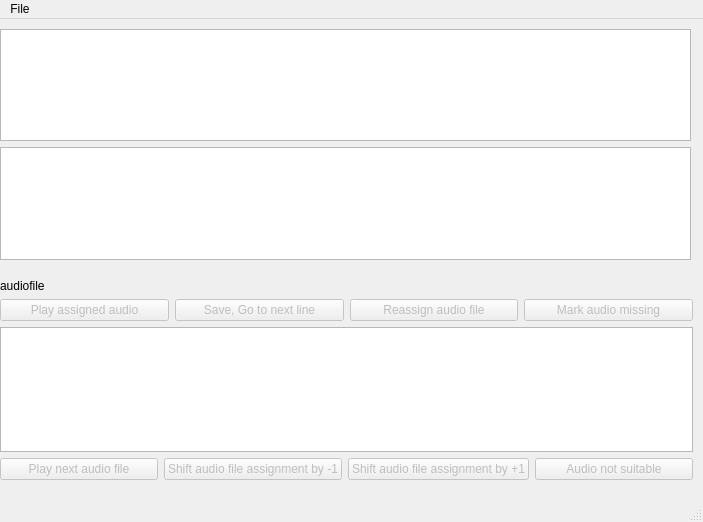
<?xml version="1.0" encoding="UTF-8"?>
<ui version="4.0">
 <class>MainWindow</class>
 <widget class="QMainWindow" name="MainWindow">
  <property name="windowModality">
   <enum>Qt::NonModal</enum>
  </property>
  <property name="geometry">
   <rect>
    <x>0</x>
    <y>0</y>
    <width>703</width>
    <height>522</height>
   </rect>
  </property>
  <property name="windowTitle">
   <string>TacoTranscribe</string>
  </property>
  <widget class="QWidget" name="centralwidget">
   <widget class="QWidget" name="verticalLayoutWidget">
    <property name="geometry">
     <rect>
      <x>0</x>
      <y>10</y>
      <width>691</width>
      <height>231</height>
     </rect>
    </property>
    <layout class="QVBoxLayout" name="verticalLayout_2">
     <item>
      <widget class="QPlainTextEdit" name="jpnTextDisplay">
       <property name="readOnly">
        <bool>true</bool>
       </property>
      </widget>
     </item>
     <item>
      <widget class="QPlainTextEdit" name="engTextDisplay">
       <property name="readOnly">
        <bool>true</bool>
       </property>
      </widget>
     </item>
    </layout>
   </widget>
   <widget class="QWidget" name="verticalLayoutWidget_3">
    <property name="geometry">
     <rect>
      <x>0</x>
      <y>260</y>
      <width>693</width>
      <height>201</height>
     </rect>
    </property>
    <layout class="QVBoxLayout" name="verticalLayout_4">
     <item>
      <widget class="QLabel" name="OggFileName">
       <property name="text">
        <string>audiofile</string>
       </property>
      </widget>
     </item>
     <item>
      <layout class="QHBoxLayout" name="buttonsTop">
       <item>
        <widget class="QPushButton" name="replayBtn">
         <property name="enabled">
          <bool>false</bool>
         </property>
         <property name="text">
          <string>Play assigned audio</string>
         </property>
        </widget>
       </item>
       <item>
        <widget class="QPushButton" name="NextBtn">
         <property name="enabled">
          <bool>false</bool>
         </property>
         <property name="text">
          <string>Save, Go to next line</string>
         </property>
         <property name="flat">
          <bool>false</bool>
         </property>
        </widget>
       </item>
       <item>
        <widget class="QPushButton" name="reassignAudioBtn">
         <property name="enabled">
          <bool>false</bool>
         </property>
         <property name="text">
          <string>Reassign audio file</string>
         </property>
        </widget>
       </item>
       <item>
        <widget class="QPushButton" name="audioMissingBtn">
         <property name="enabled">
          <bool>false</bool>
         </property>
         <property name="text">
          <string>Mark audio missing</string>
         </property>
        </widget>
       </item>
      </layout>
     </item>
     <item>
      <widget class="QPlainTextEdit" name="newEngText"/>
     </item>
     <item>
      <layout class="QHBoxLayout" name="ButtonsBottomTop">
       <item>
        <widget class="QPushButton" name="playNextBtn">
         <property name="enabled">
          <bool>false</bool>
         </property>
         <property name="text">
          <string>Play next audio file</string>
         </property>
        </widget>
       </item>
       <item>
        <widget class="QPushButton" name="shiftNegBut">
         <property name="enabled">
          <bool>false</bool>
         </property>
         <property name="text">
          <string>Shift audio file assignment by -1</string>
         </property>
        </widget>
       </item>
       <item>
        <widget class="QPushButton" name="shiftPosBut">
         <property name="enabled">
          <bool>false</bool>
         </property>
         <property name="text">
          <string>Shift audio file assignment by +1</string>
         </property>
        </widget>
       </item>
       <item>
        <widget class="QPushButton" name="audioUsuitedSkip">
         <property name="enabled">
          <bool>false</bool>
         </property>
         <property name="text">
          <string>Audio not suitable</string>
         </property>
        </widget>
       </item>
      </layout>
     </item>
    </layout>
   </widget>
  </widget>
  <widget class="QMenuBar" name="menubar">
   <property name="geometry">
    <rect>
     <x>0</x>
     <y>0</y>
     <width>703</width>
     <height>20</height>
    </rect>
   </property>
   <widget class="QMenu" name="menuFile">
    <property name="title">
     <string>File</string>
    </property>
    <addaction name="actionLoad_Audio"/>
    <addaction name="actionLoad_Script"/>
    <addaction name="actionLoad_Savept"/>
    <addaction name="actionSaveScript"/>
    <addaction name="actionSaveSavepoint"/>
   </widget>
   <addaction name="menuFile"/>
  </widget>
  <widget class="QStatusBar" name="statusbar"/>
  <action name="actionLoad_Savept">
   <property name="text">
    <string>Load Savepoint</string>
   </property>
  </action>
  <action name="actionSaveScript">
   <property name="text">
    <string>Save Script</string>
   </property>
  </action>
  <action name="actionSaveSavepoint">
   <property name="text">
    <string>Save Savepoint</string>
   </property>
  </action>
  <action name="actionLoad_Script">
   <property name="text">
    <string>Load Script</string>
   </property>
  </action>
  <action name="actionLoad_Audio">
   <property name="text">
    <string>Load Audio</string>
   </property>
  </action>
 </widget>
 <resources/>
 <connections/>
</ui>
